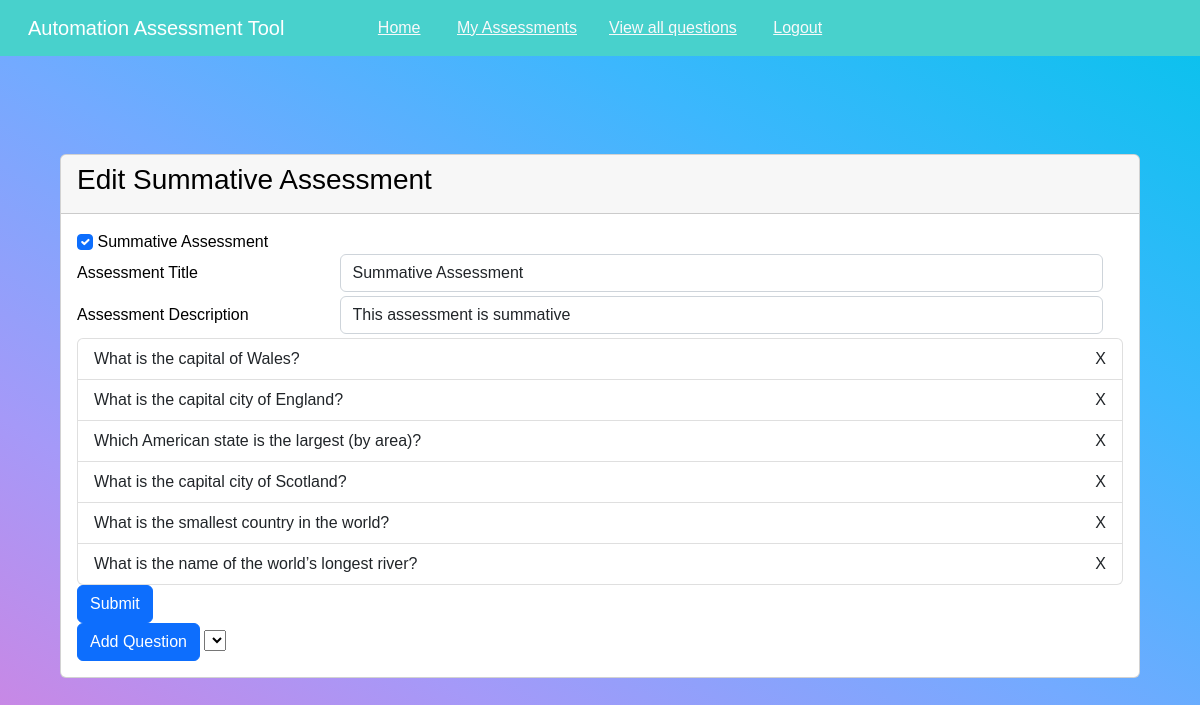
Page /assessment/edit/1 (signed in) on the committed database.
### AATApp/models.py (models this page shows)
class Assessment(db.Model):
    id = db.Column(db.Integer, primary_key=True, unique=True, nullable=False)
    is_summative = db.Column(db.Boolean, default=False)
    title = db.Column(db.Text)
    description = db.Column(db.Text)
    creator_id = db.Column(
        db.Integer, db.ForeignKey('user.id'), nullable=False)

class Questions(db.Model):
    id = db.Column(db.Integer, primary_key=True, unique=True, nullable=False)
    is_multiple_choice = db.Column(db.Boolean, default=False, nullable=False)
    question = db.Column(db.Integer, nullable=False)
    """
  If the question is short answer (is_multiple_choice = False), all four
  choices should be left empty and "answer" should contain the expected
  answer. If the question is multiple choice (is_multiple_choice = True), all
  four choices should be filled in and "answer" should contain the name of the
  column which contains the correct answer (e.g. "choice3").
  """
    choice1 = db.Column(db.Text)
    choice2 = db.Column(db.Text)
    choice3 = db.Column(db.Text)
    choice4 = db.Column(db.Text)
    answer = db.Column(db.Text, nullable=False)
    feedback = db.Column(db.Text, nullable=False)
    creator_id = db.Column(
        db.Integer, db.ForeignKey('user.id'), nullable=False)

### AATApp/routes/assessmentroutes.py (the view, shortened to what this page needs)
@app.route('/assessment/edit/<int:assessment_id>', methods=['GET', 'POST'])
def edit_assessment(assessment_id):
  assessment = Assessment.query.get(assessment_id)
  assessment_questions = AssessmentQuestions.query.filter_by(assessment_id=assessment.id).all()
  questions = []
  for q in assessment_questions:
    questions.append(Questions.query.filter_by(id=q.question_id).first())
  form = NewAssessment(obj=assessment)
  if current_user.is_authenticated:
    if current_user.is_admin:
      return render_template('edit_assessment.html', assessment=assessment, form=form, questions=questions)
    flash('You must be a course leader to access this page. Please contact the administrator if you believe this is an error.')
    return redirect(url_for('home'))
  return redirect(url_for('login'))

### AATApp/forms.py
class NewAssessment(FlaskForm):
    is_summative = BooleanField('Summative Assessment', default=False)
    title = StringField('Assessment Title', validators=[DataRequired()])
    description = StringField('Assessment Description')
    submit = SubmitField('Submit')

### AATApp/models.py (called while the page is built)
@login_manager.user_loader
def load_user(user_id):
    return User.query.get(int(user_id))

### AATApp/templates/edit_assessment.html (shortened to what this page needs)
{% extends "layout.html" %}
{% block content %}
<div class="card-header">
  <h1 class="fs-3">Edit {{ assessment.title }}</h1>
</div>
<div class="card-body">
  <form method="POST" , action="">
    <div>
      {{ form.is_summative (class="form-check-input") }} {{ form.is_summative.label }}
    </div>
    <div class="form-group row me-2 mb-1">
      <div class="col-sm-3">{{ form.title.label }}</div>
      <div class="col-sm-9">{{ form.title(class="form-control") }}</div>
    </div>
    <div class="form-group row me-2 mb-1">
      <div class="col-sm-3">{{ form.description.label }}</div>
      <div class="col-sm-9">{{ form.description(class="form-control") }}</div>
    </div>
    <ul id="sortable-list" class="list-group">
      {% for question in questions %}
        <li class="list-group-item {{ question.id }}">
          {{ question.question }}
          <span class="float-end remove-item" style="cursor: pointer;">X</span>
        </li>
      {% endfor %}
    </ul>
    <div>
    {{ form.submit (class="btn btn-primary", id="submit-btn") }}
    </div>
  </form>
  <div id="add-question-div">
    <button id="add-question" class="btn btn-primary">Add Question</button>
    <select id="select-question"></select>
  </div>
</div>
{% endblock content %}

### AATApp/static/style.css (style rules this page uses)
body { font-family: helvetica, sans-serif; background-color: #fff; color: #002699; }
.form-group { display: flex; align-items: center; }

### rows in the picture
Assessment: title "Summative Assessment", is_summative "☑", is_summative.label "Summative Assessment", description "This assessment is summative"
Questions: question "What is the capital of Wales?"
Questions: question "What is the capital city of England?"
Questions: question "Which American state is the largest (by area)?"
Questions: question "What is the capital city of Scotland?"
Questions: question "What is the smallest country in the world?"
Questions: question "What is the name of the world’s longest river?"
